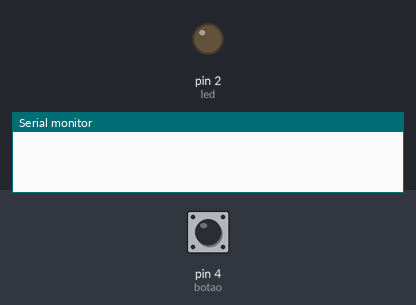
Simulated run of this sketch. Board: Arduino Uno, built with avr-gcc and run on an emulated ATmega328P. On the bench: output pins drawn as LEDs (lit = HIGH), the last lines printed to the serial monitor. The test bench sets the inputs (shaded band); at power-on: pin 4 (botao) HIGH.

Above: at 1.2 s.
1.3 s: pin 4 (botao) pulled LOW for 0.15 s
At 2.3 s:
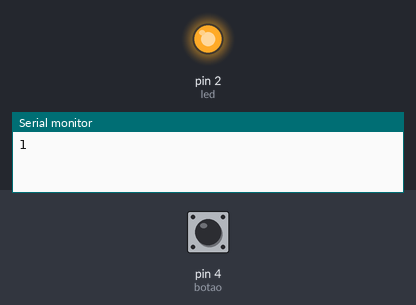
2.9 s: pin 4 (botao) pulled LOW for 1 s
At 3.5 s:
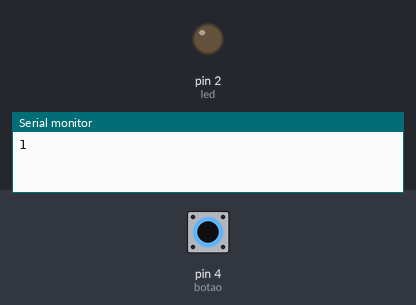
5.4 s: pin 4 (botao) pulled LOW for 3.2 s
At 6.6 s:
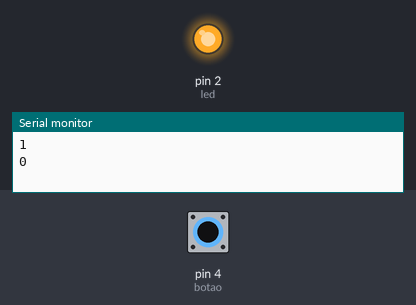
Timing chart, 0 to 8.4 s (numbered marks = the images above; inputs shaded):
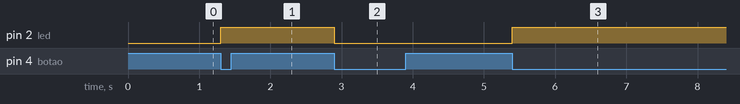

Measured:
- after the input at 1.3 s, pin 2 (led): LOW → HIGH at once
- after the input at 2.9 s, pin 2 (led): HIGH → LOW at once
- after the input at 5.4 s, pin 2 (led): LOW → HIGH at once

The sketch:

on_and_off_button.ino
```cpp
int botao = 4;
int led = 2;
bool estado = 0;

void setup() {
  pinMode(botao, INPUT_PULLUP);
  pinMode(led, OUTPUT);
  Serial.begin(9600);
}

void loop() {
  if (digitalRead(botao) == LOW) {
    estado = !estado;
    digitalWrite(led, estado);

    // Aguarda o botão ser solto
    while (digitalRead(botao) == LOW);
    delay(100);

    Serial.println(estado);
  }
}
```
